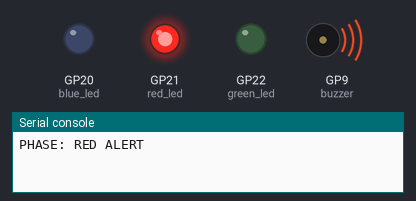
Recording of a program running on a simulated Raspberry Pi Pico running MicroPython. On the bench: output pins drawn as LEDs (lit = HIGH), buzzer (waves = sounding), the last lines printed to the serial console.

Above: at 0.15 s.
At 2.25 s:
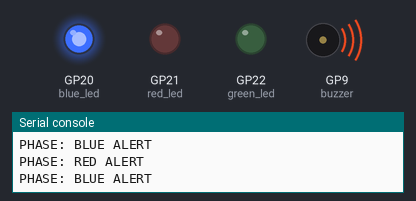
Timing chart, 0 to 3.0 s (numbered marks = the images above):
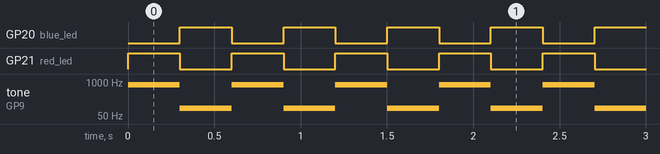

The program:

Siren_light.py
```python
# ==========================================================
# PROJECT: THE EMERGENCY SIREN (SIGHT & SOUND)
# Goal: Use PWM to synchronize a dual-color light with a two-tone siren.
#
# ENGINEERING INSIGHT:
# This project teaches "Alert Priority." Engineers design sirens
# to be "Uncomfortable"—the high-pitched beep and rapid color
# switching are designed to bypass the human brain's filter
# and demand immediate attention. This is a lesson in
# User Interface (UI) design for safety.
# ==========================================================

from machine import Pin, PWM, ADC
from time import sleep

# ----------------------------------------------------------
# 1. HARDWARE INITIALIZATION
# ----------------------------------------------------------
# We use PWM (Pulse Width Modulation) for both the LED and Buzzer.
# As explained in the Technical Notes, PWM allows us to control
# the "Intensity" of light and the "Pitch" of sound.

red_led   = PWM(Pin(21)) # Pin 21 is Red on our physical layout
blue_led  = PWM(Pin(20)) # Pin 20 is Blue on our physical layout
green_led = PWM(Pin(22)) # Pin 22 is Green on our physical layout
buzzer = PWM(Pin(9)) # The Buzzer also uses PWM.

# The frequencies here determine how "smooth" the light appears.
# 1000Hz is fast enough that the human eye cannot see the flickering.
red_led.freq(1000)
blue_led.freq(1000)
green_led.freq(1000)

# Changing 'freq' on a buzzer changes the Musical Note (Frequency).

# ----------------------------------------------------------
# 2. THE MAIN ENGINE (INFINITE LOOP)
# ----------------------------------------------------------
while True:
    try:
        # Phase 1: RED ALERT
        # --------------------------------------------------
        # We set Red to 100% brightness (65535) and Blue to 0%.
        red_led.duty_u16(65535)
        blue_led.duty_u16(0)

        # We set the buzzer to a high frequency (800Hz) for a sharp beep.
        # Duty_u16 determines the VOLUME (32768 is roughly 50% volume).
        buzzer.freq(800)
        buzzer.duty_u16(30000)

        print("PHASE: RED ALERT")
        sleep(0.3) # Hold this state for 0.3 seconds

        # Phase 2: BLUE ALERT
        # --------------------------------------------------
        # We flip the states: Red turns OFF, Blue turns ON.
        red_led.duty_u16(0)
        blue_led.duty_u16(65535)

        # We change the buzzer to a lower frequency (400Hz) for the "Whoop" sound.
        buzzer.freq(100)
        buzzer.duty_u16(30000)

        print("PHASE: BLUE ALERT")
        sleep(0.3) # Hold this state for 0.3 seconds

    except KeyboardInterrupt:
        # SAFETY: If the student stops the code, turn everything off!
        red_led.duty_u16(0)
        blue_led.duty_u16(0)
        buzzer.duty_u16(0)
        print("\nSiren System Disengaged.")
        break
```

Measured:
- by itself, GP20 (blue_led), GP21 (red_led): alternates HIGH for 0.30 s and LOW for 0.30 s
- by itself, tone on GP9 (buzzer): alternates 800 Hz for 0.30 s and 100 Hz for 0.30 s
